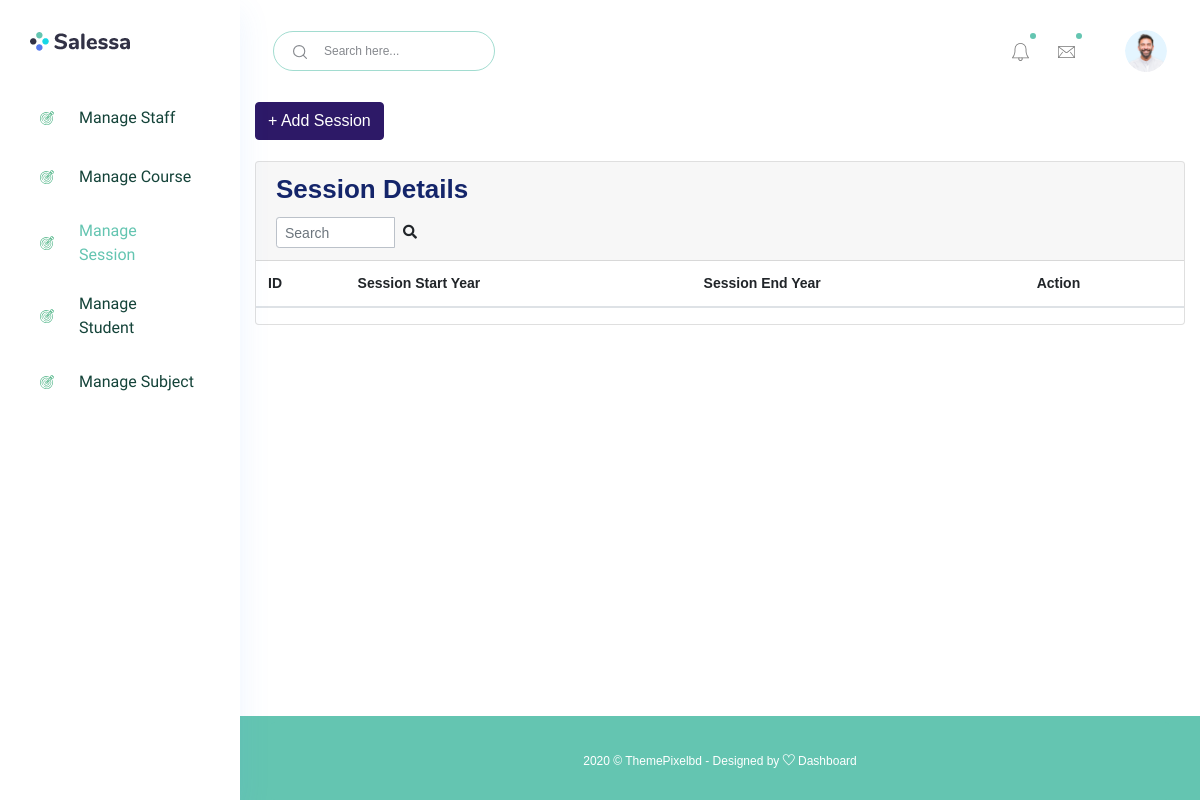
Before: /manage_session/ (signed in) with the older database file.
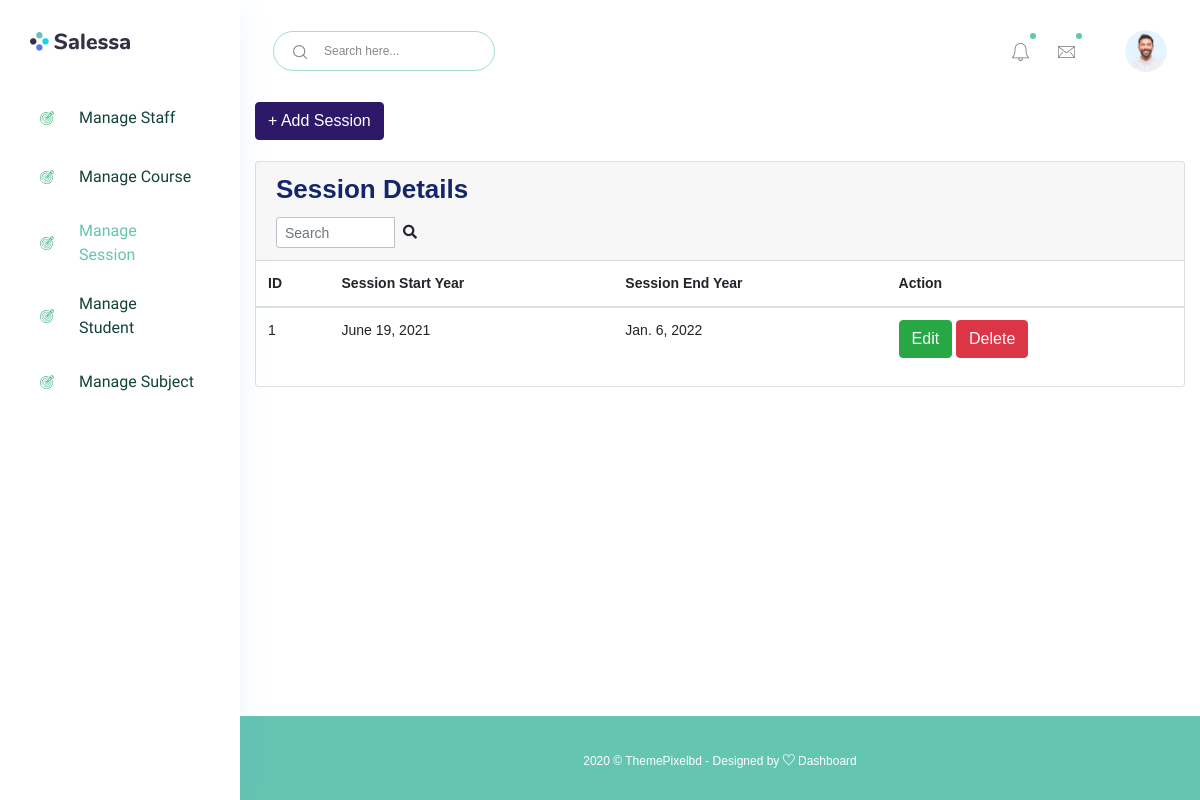
After: the same page with the newer database file.
### accounts/models.py (models this page shows)
class SessionYearModel(models.Model):
    id = models.AutoField(primary_key=True)
    session_start_year = models.DateField()
    session_end_year = models.DateField()
    objects = models.Manager()

### accounts/HodViews.py (the view)
# urls.py: path('manage_session/', HodViews.manage_session, name="manage_session"),
def manage_session(request):
    session_years = SessionYearModel.objects.all()
    context = {
        "session_years": session_years
    }
    return render(request, "hod_template/manage_session_template.html", context)

### accounts/LoginCheckMiddleWare.py (called while the page is built, shortened)
    def process_view(self, request, view_func, view_args, view_kwargs):
        modulename = view_func.__module__
        user = request.user
        if user.is_authenticated:
            if user.user_type == "1":
                if modulename == "accounts.HodViews":
                    pass
                elif modulename == "accounts.views" or modulename == "django.views.static":
                    pass
                else:
                    return redirect("admin_home")
            else:
                return redirect("login")
        else:
            if request.path == reverse("login") or request.path == reverse("doLogin"):
                pass
            else:
                return redirect("login")

### templates/hod_template/manage_session_template.html (shortened to what this page needs)
{% extends 'hod_template/base_template.html' %}
{% block main_content %}
{% load static %}
<section class="content">
        <div class="container-fluid">
            <a class="btn btn-primary" href="{% url 'add_session' %}" role="button">+ Add Session</a> <br/>&nbsp;
            <div class="row">
                <div class="col-md-12">
                    <div class="card">
                        <div class="card-header">
                            <h3 class="card-title">Session Details</h3>
                            <div class="card-tools">
                            <div class="input-group input-group-sm" style="width: 150px;">
                                <input type="text" name="table_search" class="form-control float-right" placeholder="Search">
                                <div class="input-group-append">
                                <button type="submit" class="btn btn-default"><i class="fas fa-search"></i></button>
                                </div>
                            </div>
                            </div>
                        </div>
                        <div class="card-body table-responsive p-0">
                            <table class="table table-hover text-nowrap">
                            <thead>
                                <tr>
                                <th>ID</th>
                                <th>Session Start Year</th>
                                <th>Session End Year</th>
                                <th>Action</th>
                                </tr>
                            </thead>
                            <tbody>
                                {% for session_year in session_years %}
                                <tr>
                                <td>{{ session_year.id }}</td>
                                <td>{{ session_year.session_start_year }}</td>
                                <td>{{ session_year.session_end_year }}</td>
                                <td>
                                    <a href="{% url 'edit_session' session_year.id %}" class="btn btn-success">Edit</a>
                                    <a href="{% url 'delete_session' session_year.id %}" class="btn btn-danger">Delete</a>
                                </td>
                                </tr>
                                {% endfor %}
                            </tbody>
                            </table>
                        </div>
                        </div>
                </div>
            </div>
        </div>
      </section>
  {% endblock main_content %}

Changed rows visible on the page:
added SessionYearModel: id "1", session_start_year "June 19, 2021", session_end_year "Jan. 6, 2022"
